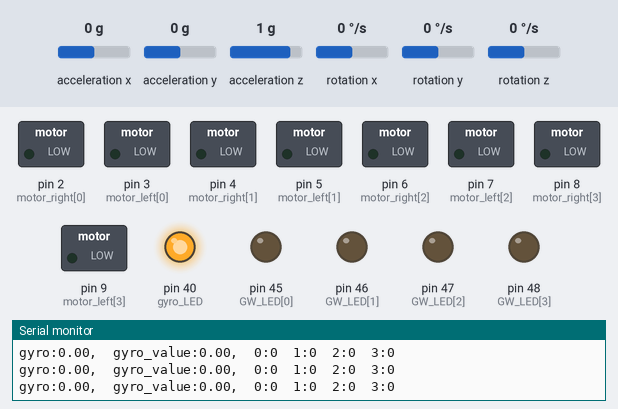
A sketch run on a simulated Arduino Mega 2560, built with avr-gcc and run on an emulated ATmega2560. Parts: switched loads named in the sketch (green lamp = pin HIGH), output pins drawn as LEDs (lit = HIGH), the last lines printed to the serial monitor. The test bench sets the inputs (shaded band); at power-on: rotation z 0 °/s, acceleration x 0 g, acceleration y 0 g, acceleration z 1 g, rotation x 0 °/s, rotation y 0 °/s.

Above: at 1.2 s.
1.3 s: rotation z set to -192 °/s
At 1.52 s:
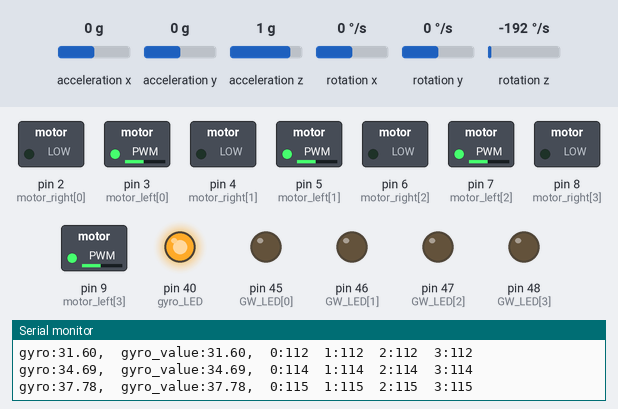
At 2.46 s:
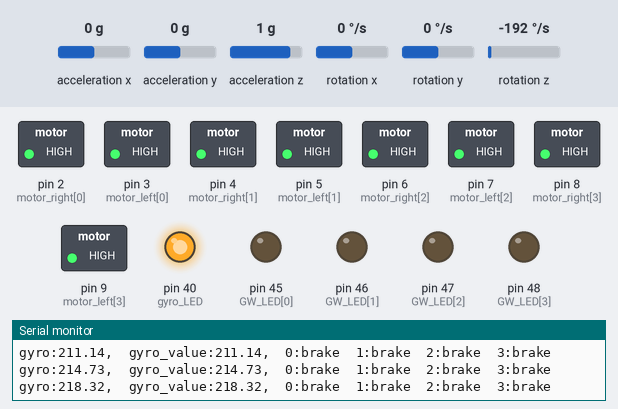
4.3 s: rotation z set to 100 °/s
At 5.15 s:
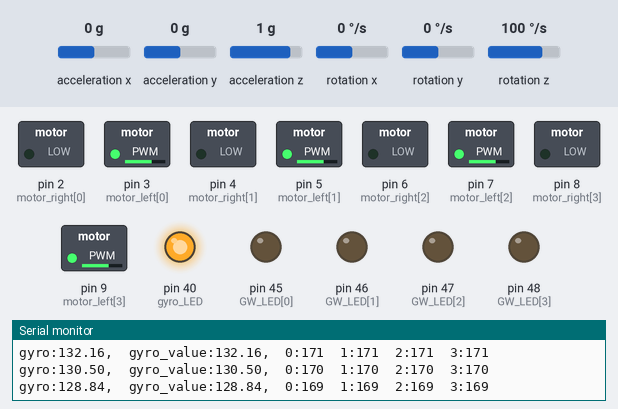
7.3 s: rotation z set to -100 °/s
Timing chart, 0 to 33.1 s (numbered marks = the images above; inputs shaded):
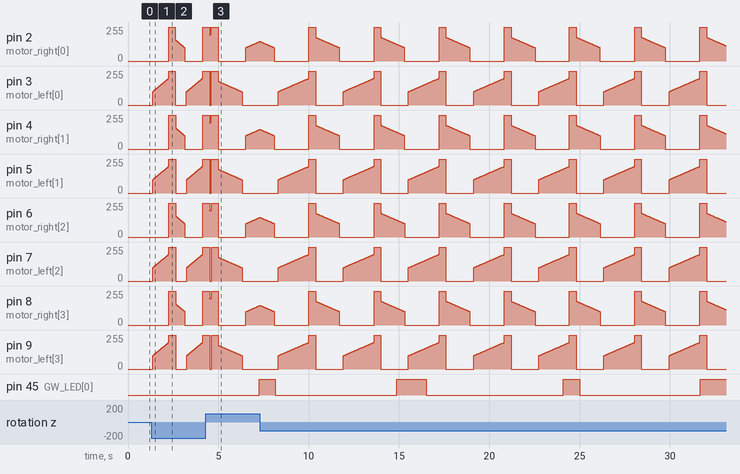

Measured:
- after the input at 1.3 s, pin 2 (motor_right[0]), pin 4 (motor_right[1]), pin 6 (motor_right[2]), pin 8 (motor_right[3]): ramps from 255/255 to 0/255 and jumps back, once every 1.9 s
- by itself, pin 3 (motor_left[0]), pin 5 (motor_left[1]), pin 7 (motor_left[2]), pin 9 (motor_left[3]): ramps from 0/255 to 255/255 and jumps back, once every 3.6 s

The sketch:

attitude_control.ino
```cpp
const int motor_right[] = {2, 4, 6, 8};
const int motor_left[] = {3, 5, 7, 9};

int gyro_LED = 40;
int GW_LED[] = {45, 46, 47, 48};

float gyro_value;
int MT_speed;

unsigned int period_count = 0;
int MT_direction[] = { -1, -1, 1, 1};
int pre_MT_direction[] = { -1, -1, 1, 1};
int MT_rest[] = {0, 0, 0, 0};
int MT_rest_goal[] = {0, 0, 0, 0};

void setup() {
  Serial.begin(38400);
  pinMode(gyro_LED, OUTPUT);
  for (int i = 0; i <= 3; i++) {
    pinMode(GW_LED[i], OUTPUT);
    pinMode(motor_right[i], OUTPUT);
    pinMode(motor_left[i], OUTPUT);
  }

  gyro_configuration();
  digitalWrite(gyro_LED, HIGH);
}

void loop() {
  gyro_value = gyro_loop();

  Serial.print("gyro_value:"); Serial.print(gyro_value); Serial.print(",  ");

    MT_speed = turning(gyro_value); // 回転向き決定

  if (period_count == 1000) {
    period_count = 0;
  }
  period_count += 1;

  if (450 <= period_count & period_count <= 500 | 900 <= period_count) {
    digitalWrite(GW_LED[0], HIGH);
  } else {
    digitalWrite(GW_LED[0], LOW);
  }

  for (int id = 0; id <= 3; id++) {
    if (MT_speed > 0) {
      MT_direction[id] = 1;
    } else if (MT_speed < 0) {
      MT_direction[id] = -1;
    } else if (MT_speed == 0) {
      MT_direction[id] = 0;
    }

    if (MT_direction[id] == 0) { //何もしない //0~10, 350~160の範囲
      //なんでこの空白があるのか
    } else if (pre_MT_direction[id] == 0) { //一周期前が0~10, 350~160の範囲

    } else if (MT_direction[id] != pre_MT_direction[id]) { //一周期前と違ったら、
      MT_rest[id] = 1; //MT_rest[id]を1とする
      MT_rest_goal[id] = goal_count(20); //MT_rest_goal[id]にcount20を入れる
    }

    if (period_count == MT_rest_goal[id]) { //period_count と MT_rest_goal[id]が同じだったら、
      MT_rest[id] = 0; //MT_rest[id]を0とする
      MT_rest_goal[id] = -1; //MT_rest_goal[id]を-1とする
    }
  }

  for (int id = 0; id <= 3; id++) { //出力
    Serial.print(id);
    Serial.print(":");
    if (MT_rest[id] == 1) {
      MT_brake(id);
      Serial.print("brake");

    } else if (MT_rest[id] == 0) {
      motor_speed(id, MT_speed);
      Serial.print(MT_speed);
    }
    Serial.print("  ");
  }
  Serial.println();

  for (int id = 0; id <= 3; id++) {
    pre_MT_direction[id] = MT_direction[id];
  }
}
```

count.ino
```cpp
int goal_count(int interval_count){
  int last_count = period_count + interval_count;

  if (last_count > 1000){
    last_count -= 1000;
  }

  return last_count;
}
```

gyro.ino
```cpp
#include "I2Cdev.h"
#include "MPU6050.h"
#include "Wire.h"
MPU6050 accelgyro;

int16_t ax, ay, az;
int16_t gx, gy, gz;

void gyro_configuration() {
  Wire.begin();

  // 初期化
  accelgyro.initialize();
  delay(10);

  // 計測範囲を2000 deg/secに設定、16.4 LSB/deg/s
  accelgyro.setFullScaleGyroRange(MPU6050_GYRO_FS_2000);
  delay(10);

  accelgyro.CalibrateGyro();
  accelgyro.CalibrateAccel();
}

float gyro_loop() {
  // 時間を計っとく
  static float timer = 0;

  // 各軸加速度と角速度を取得
  accelgyro.getMotion6(&ax, &ay, &az, &gx, &gy, &gz);

  //X、Y軸まわりの角度を計算
  int degY = atan2(ax, az) * RAD_TO_DEG;
  int degX = atan2(ay, az) * RAD_TO_DEG;

  // Z軸まわりの角度を計算
  static float degZ = 0;
  static int last_time = micros();
  float omega = float(gz) / 16.4; //omega[deg/s] = gz[LSB] / 16.4[LSB/deg/s]
  int current_time = micros();  //time[us]
  float dt = current_time - last_time;
  // 角度は角速度の積分
  degZ += omega * dt / 1000000.0; //degZ[deg] = omega[deg/s] * dt[us] / 1000000[us/s]
  last_time = current_time;

  while (degZ >= 360) {
    degZ -= 360;
  }
  while (degZ < 0) {
    degZ += 360;
  }

  float new_degZ = 360 - degZ;
  if (new_degZ == 360) {
    new_degZ = 0;
  }
  Serial.print("gyro:");
  Serial.print(new_degZ);
  Serial.print(",  ");
  return new_degZ;
}

int turning(int gyro) {
  int gyro_turning;
  if (0 <= gyro & gyro <= 10 | 350 <= gyro & gyro <= 360) {
    gyro_turning = 0;
  } else if (10 < gyro & gyro <= 180) {
    gyro_turning = map(gyro, 10, 180, 100, 200);
  } else if (180 < gyro_value & gyro_value <= 350) {
    gyro_turning = map(gyro, 180, 350, -200, -100);
  }
  return gyro_turning;
}
```

motor.ino
```cpp
  void motor_speed(int id, int myspeed) {
  if (myspeed >= 0) {
    analogWrite(motor_right[id], 0);
    analogWrite(motor_left[id], myspeed);

  } else if (myspeed < 0) {
    myspeed = abs(myspeed);
    analogWrite(motor_right[id], myspeed);
    analogWrite(motor_left[id], 0);
  }
}

void MT_stop (int id) {
  digitalWrite(motor_right[id], 0);
  digitalWrite(motor_left[id], 0);
}

void MT_brake (int id) {
  digitalWrite(motor_right[id], HIGH);
  digitalWrite(motor_left[id], HIGH);
}
```
